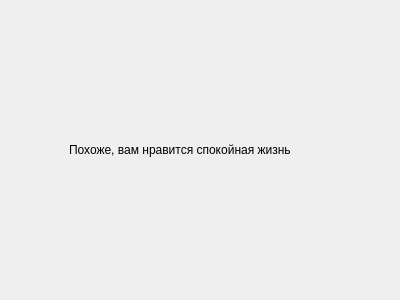
<?xml version="1.0" encoding="UTF-8"?>
<ui version="4.0">
 <class>Planner</class>
 <widget class="QWidget" name="Planner">
  <property name="geometry">
   <rect>
    <x>0</x>
    <y>0</y>
    <width>400</width>
    <height>300</height>
   </rect>
  </property>
  <property name="windowTitle">
   <string>Form</string>
  </property>
  <layout class="QGridLayout" name="gridLayout">
   <item row="0" column="0">
    <widget class="QLabel" name="label">
     <property name="maximumSize">
      <size>
       <width>261</width>
       <height>51</height>
      </size>
     </property>
     <property name="text">
      <string>Похоже, вам нравится спокойная жизнь</string>
     </property>
    </widget>
   </item>
  </layout>
 </widget>
 <resources/>
 <connections/>
</ui>
